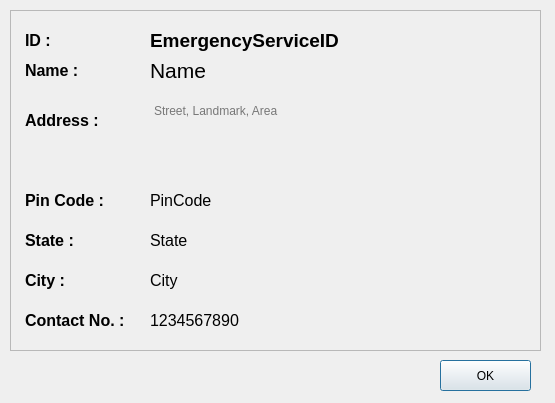
<?xml version="1.0" encoding="UTF-8"?>
<ui version="4.0">
 <class>emergencyServiceProfile</class>
 <widget class="QDialog" name="emergencyServiceProfile">
  <property name="geometry">
   <rect>
    <x>0</x>
    <y>0</y>
    <width>555</width>
    <height>403</height>
   </rect>
  </property>
  <property name="windowTitle">
   <string>Emergency Service Profile</string>
  </property>
  <widget class="QFrame" name="frame">
   <property name="geometry">
    <rect>
     <x>10</x>
     <y>10</y>
     <width>531</width>
     <height>341</height>
    </rect>
   </property>
   <property name="styleSheet">
    <string notr="true"/>
   </property>
   <property name="frameShape">
    <enum>QFrame::StyledPanel</enum>
   </property>
   <property name="frameShadow">
    <enum>QFrame::Raised</enum>
   </property>
   <widget class="QLabel" name="state">
    <property name="geometry">
     <rect>
      <x>140</x>
      <y>220</y>
      <width>181</width>
      <height>21</height>
     </rect>
    </property>
    <property name="styleSheet">
     <string notr="true">font-size:12pt;</string>
    </property>
    <property name="text">
     <string>State</string>
    </property>
   </widget>
   <widget class="QLabel" name="name">
    <property name="geometry">
     <rect>
      <x>140</x>
      <y>40</y>
      <width>371</width>
      <height>41</height>
     </rect>
    </property>
    <property name="styleSheet">
     <string notr="true">font-size:16pt;</string>
    </property>
    <property name="text">
     <string>Name</string>
    </property>
   </widget>
   <widget class="QLabel" name="pinCode">
    <property name="geometry">
     <rect>
      <x>140</x>
      <y>180</y>
      <width>181</width>
      <height>21</height>
     </rect>
    </property>
    <property name="styleSheet">
     <string notr="true">font-size:12pt;</string>
    </property>
    <property name="text">
     <string>PinCode</string>
    </property>
   </widget>
   <widget class="QLabel" name="stateLabel">
    <property name="geometry">
     <rect>
      <x>15</x>
      <y>210</y>
      <width>101</width>
      <height>41</height>
     </rect>
    </property>
    <property name="text">
     <string>&lt;html&gt;&lt;head/&gt;&lt;body&gt;&lt;p&gt;&lt;span style=&quot; font-size:12pt; font-weight:600;&quot;&gt;State :&lt;/span&gt;&lt;/p&gt;&lt;/body&gt;&lt;/html&gt;</string>
    </property>
   </widget>
   <widget class="QLabel" name="contact">
    <property name="geometry">
     <rect>
      <x>140</x>
      <y>300</y>
      <width>191</width>
      <height>21</height>
     </rect>
    </property>
    <property name="styleSheet">
     <string notr="true">font-size:12pt;</string>
    </property>
    <property name="text">
     <string>1234567890</string>
    </property>
   </widget>
   <widget class="QLabel" name="cityLabel">
    <property name="geometry">
     <rect>
      <x>15</x>
      <y>250</y>
      <width>101</width>
      <height>41</height>
     </rect>
    </property>
    <property name="text">
     <string>&lt;html&gt;&lt;head/&gt;&lt;body&gt;&lt;p&gt;&lt;span style=&quot; font-size:12pt; font-weight:600;&quot;&gt;City :&lt;/span&gt;&lt;/p&gt;&lt;/body&gt;&lt;/html&gt;</string>
    </property>
   </widget>
   <widget class="QLabel" name="IDLabel">
    <property name="geometry">
     <rect>
      <x>15</x>
      <y>10</y>
      <width>131</width>
      <height>41</height>
     </rect>
    </property>
    <property name="text">
     <string>&lt;html&gt;&lt;head/&gt;&lt;body&gt;&lt;p&gt;&lt;span style=&quot; font-size:12pt; font-weight:600;&quot;&gt;ID :&lt;/span&gt;&lt;/p&gt;&lt;/body&gt;&lt;/html&gt;</string>
    </property>
   </widget>
   <widget class="QLabel" name="nameLabel">
    <property name="geometry">
     <rect>
      <x>15</x>
      <y>40</y>
      <width>101</width>
      <height>41</height>
     </rect>
    </property>
    <property name="text">
     <string>&lt;html&gt;&lt;head/&gt;&lt;body&gt;&lt;p&gt;&lt;span style=&quot; font-size:12pt; font-weight:600;&quot;&gt;Name :&lt;/span&gt;&lt;/p&gt;&lt;/body&gt;&lt;/html&gt;</string>
    </property>
   </widget>
   <widget class="QLabel" name="pinCodeLabel">
    <property name="geometry">
     <rect>
      <x>15</x>
      <y>170</y>
      <width>101</width>
      <height>41</height>
     </rect>
    </property>
    <property name="text">
     <string>&lt;html&gt;&lt;head/&gt;&lt;body&gt;&lt;p&gt;&lt;span style=&quot; font-size:12pt; font-weight:600;&quot;&gt;Pin Code :&lt;/span&gt;&lt;/p&gt;&lt;/body&gt;&lt;/html&gt;</string>
    </property>
   </widget>
   <widget class="QLabel" name="contactLabel">
    <property name="geometry">
     <rect>
      <x>15</x>
      <y>300</y>
      <width>131</width>
      <height>21</height>
     </rect>
    </property>
    <property name="text">
     <string>&lt;html&gt;&lt;head/&gt;&lt;body&gt;&lt;p&gt;&lt;span style=&quot; font-size:12pt; font-weight:600;&quot;&gt;Contact No. :&lt;/span&gt;&lt;/p&gt;&lt;/body&gt;&lt;/html&gt;</string>
    </property>
   </widget>
   <widget class="QTextBrowser" name="address">
    <property name="geometry">
     <rect>
      <x>140</x>
      <y>90</y>
      <width>371</width>
      <height>61</height>
     </rect>
    </property>
    <property name="styleSheet">
     <string notr="true">background-color:transparent;
border:none;</string>
    </property>
    <property name="placeholderText">
     <string>Street, Landmark, Area</string>
    </property>
   </widget>
   <widget class="QLabel" name="addressLabel">
    <property name="geometry">
     <rect>
      <x>15</x>
      <y>90</y>
      <width>101</width>
      <height>41</height>
     </rect>
    </property>
    <property name="text">
     <string>&lt;html&gt;&lt;head/&gt;&lt;body&gt;&lt;p&gt;&lt;span style=&quot; font-size:12pt; font-weight:600;&quot;&gt;Address :&lt;/span&gt;&lt;/p&gt;&lt;/body&gt;&lt;/html&gt;</string>
    </property>
   </widget>
   <widget class="QLabel" name="city">
    <property name="geometry">
     <rect>
      <x>140</x>
      <y>260</y>
      <width>181</width>
      <height>21</height>
     </rect>
    </property>
    <property name="styleSheet">
     <string notr="true">font-size:12pt;</string>
    </property>
    <property name="text">
     <string>City</string>
    </property>
   </widget>
   <widget class="QLabel" name="dispensaryID">
    <property name="geometry">
     <rect>
      <x>140</x>
      <y>10</y>
      <width>371</width>
      <height>41</height>
     </rect>
    </property>
    <property name="styleSheet">
     <string notr="true">font-size:14pt;
font-weight: bold;</string>
    </property>
    <property name="text">
     <string>EmergencyServiceID</string>
    </property>
   </widget>
  </widget>
  <widget class="QPushButton" name="addButton">
   <property name="geometry">
    <rect>
     <x>440</x>
     <y>360</y>
     <width>91</width>
     <height>31</height>
    </rect>
   </property>
   <property name="text">
    <string>OK</string>
   </property>
  </widget>
 </widget>
 <resources/>
 <connections/>
</ui>
